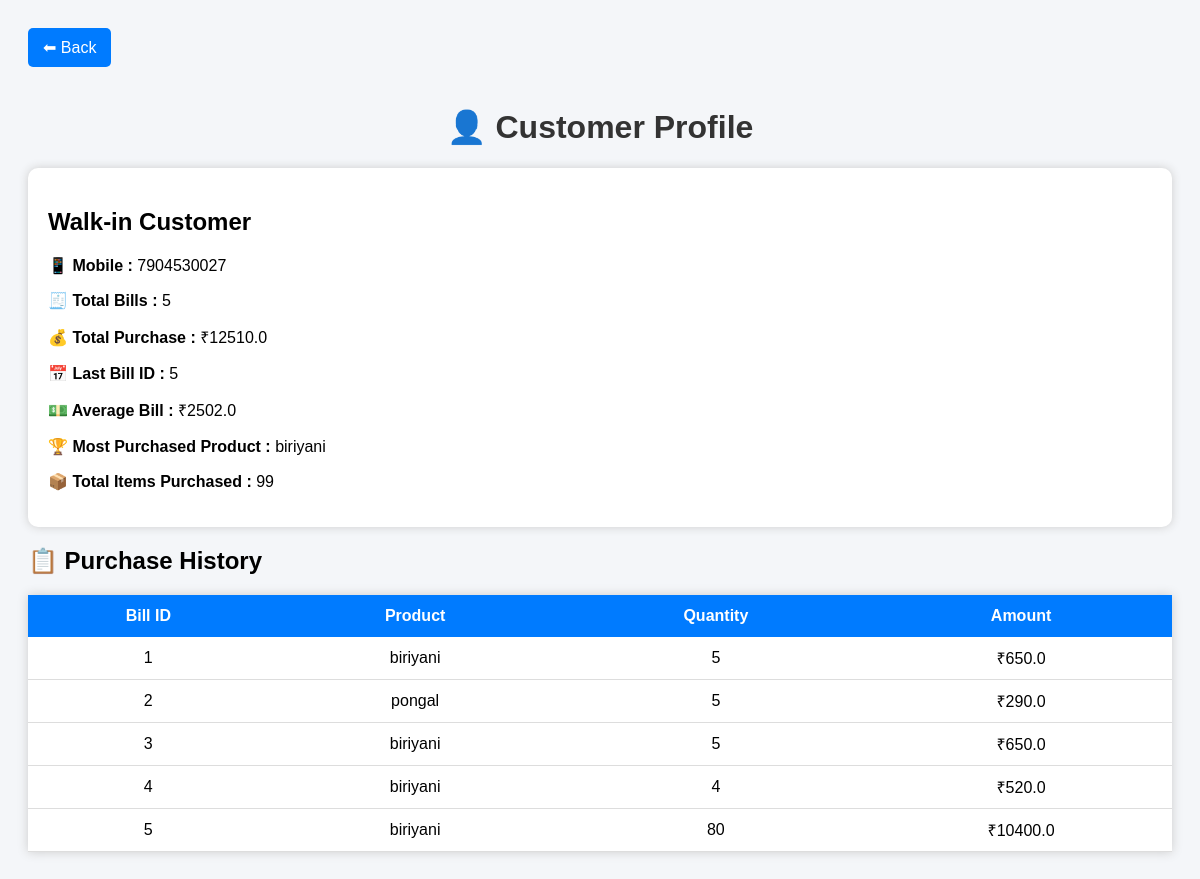
The app's page /customer/7904530027, older data.
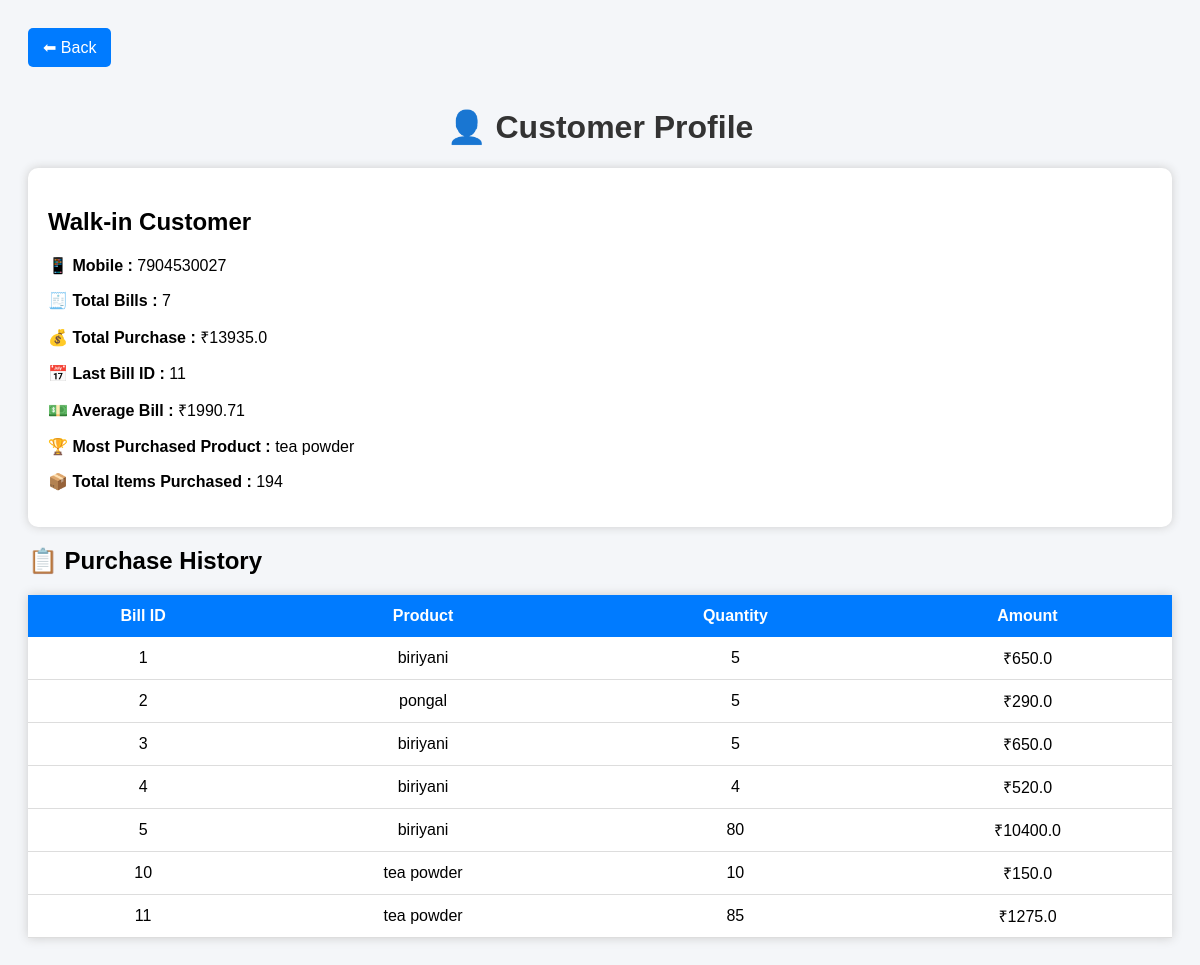
The same page, newer data.
### app.py (models this page shows)
class Bill(db.Model):
    id = db.Column(db.Integer, primary_key=True)
    customer_name = db.Column(db.String(100))
    mobile = db.Column(db.String(20))
    product = db.Column(db.String(100))
    quantity = db.Column(db.Integer)
    price = db.Column(db.Float)
    total = db.Column(db.Float)

### app.py (the view)
@app.route("/customer/<mobile>")
def customer_profile(mobile):
    bills = Bill.query.filter_by(mobile=mobile).all()
    if not bills:
        return "Customer Not Found"
    customer_name = bills[0].customer_name
    total_bills = len(bills)
    total_purchase = sum(bill.total for bill in bills)
    last_purchase = max(bills, key=lambda x: x.id)
    average_bill = round(total_purchase / total_bills, 2) if total_bills else 0
    product_count = {}
    total_items = 0
    for bill in bills:
        total_items += bill.quantity
        if bill.product in product_count:
            product_count[bill.product] += bill.quantity
        else:
            product_count[bill.product] = bill.quantity
    most_product = max(product_count, key=product_count.get)
    return render_template(
        "customer_profile.html",
        customer_name=customer_name,
        mobile=mobile,
        bills=bills,
        total_bills=total_bills,
        total_purchase=total_purchase,
        last_purchase=last_purchase,
        average_bill=average_bill,
        most_product=most_product,
        total_items=total_items
    )

### templates/customer_profile.html (shortened to what this page needs)
<!DOCTYPE html>
<html>
<head>
</head>
<body>
<a href="/customers" class="btn">⬅ Back</a>
<h1>👤 Customer Profile</h1>
<div class="card">
    <h2>{{ customer_name }}</h2>
    <p><b>📱 Mobile :</b> {{ mobile }}</p>
    <p><b>🧾 Total Bills :</b> {{ total_bills }}</p>
    <p><b>💰 Total Purchase :</b> ₹{{ total_purchase }}</p>
    <p><b>📅 Last Bill ID :</b> {{ last_purchase.id }}</p>
    <p><b>💵 Average Bill :</b> ₹{{ average_bill }}</p>
    <p><b>🏆 Most Purchased Product :</b> {{ most_product }}</p>
    <p><b>📦 Total Items Purchased :</b> {{ total_items }}</p>
</div>
<h2>📋 Purchase History</h2>
<table>
<tr>
    <th>Bill ID</th>
    <th>Product</th>
    <th>Quantity</th>
    <th>Amount</th>
</tr>
{% for bill in bills %}
<tr>
    <td>{{ bill.id }}</td>
    <td>{{ bill.product }}</td>
    <td>{{ bill.quantity }}</td>
    <td>₹{{ bill.total }}</td>
</tr>
{% endfor %}
</table>
</body>
</html>

### templates/customer_profile.html (style rules this page uses)
body { font-family:Arial,sans-serif; background:#f4f6f9; padding:20px; }
h1 { text-align:center; color:#333; }
.card { background:white; padding:20px; border-radius:10px; box-shadow:0 0 10px #ccc; margin-bottom:20px; }
table { width:100%; border-collapse:collapse; background:white; box-shadow:0 0 10px #ccc; }
th { background:#007bff; color:white; padding:12px; }
td { padding:10px; text-align:center; border-bottom:1px solid #ddd; }
.btn { display:inline-block; margin-bottom:20px; background:#007bff; color:white; padding:10px 15px; text-decoration:none; border-radius:5px; }

Row changes from the older to the newer data that the page shows:
added Bill: id "11", product "tea powder", quantity "85", total "1275.0"
added Bill: product "tea powder", id "10", quantity "10", total "150.0"
Text that changed along with them:
{{ total_bills }}: "5" → "7"
{{ total_purchase }}: "12510.0" → "13935.0"
{{ average_bill }}: "2502.0" → "1990.71"
{{ total_items }}: "99" → "194"
{{ last_purchase.id }}: "5" → "11"
{{ most_product }}: "biriyani" → "tea powder"
